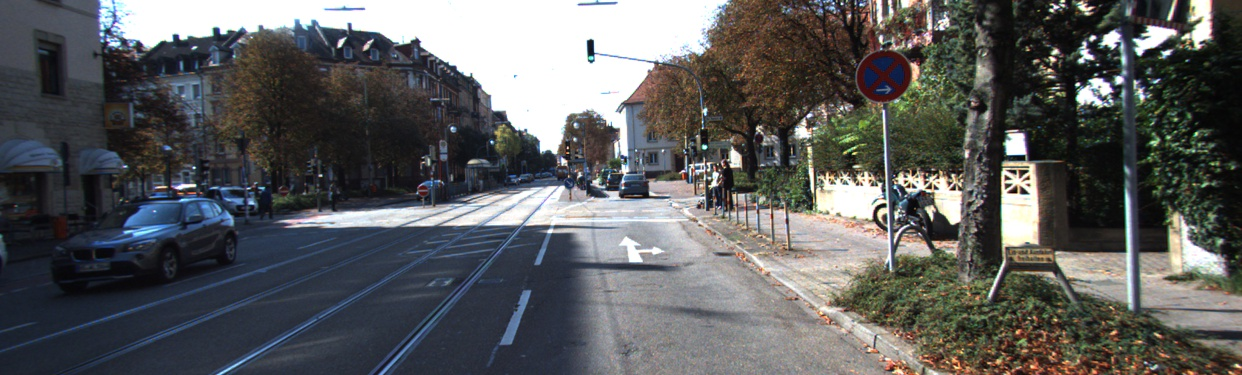
#> input picture demo_images/kitti_0.jpg, 1242 x 375 px
$ python demo.py
#> lines starting #> are read from the running program, lines starting #| are printed output that depends on the picture
#> further down, x is the input picture: shape (375, 1242, 3); mean B, G, R 93.3, 92.9, 91.9
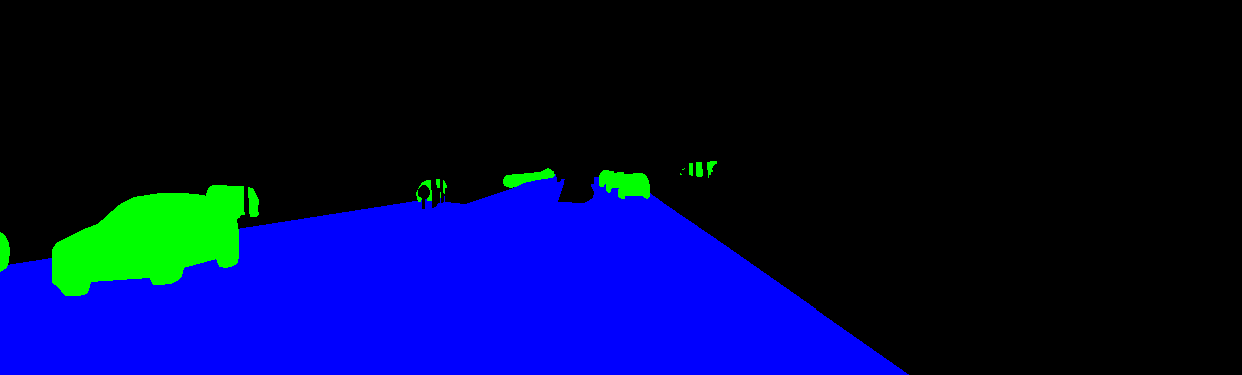
#> input picture demo_images/kitti_mask_0.png, 1242 x 375 px
#> further down, y is the input picture: shape (375, 1242, 3); mean B, G, R 64.7, 9, 0
### preprocess.py
import os
import json
import cv2
import zipfile
import numpy as np
import random
from progressbar import ProgressBar

def add_noise(img,min_std = 0, max_std=10 ,min_mean = 0,max_mean = 0):
#> called with min_std = 0, max_std = 30, min_mean = -5, max_mean = 5
    std = random.randint(min_std,max_std)
    mean = random.randint(min_mean,max_mean)
    img = img.astype(np.float32) ########
    noisy = img + np.random.normal(mean, std, img.shape)
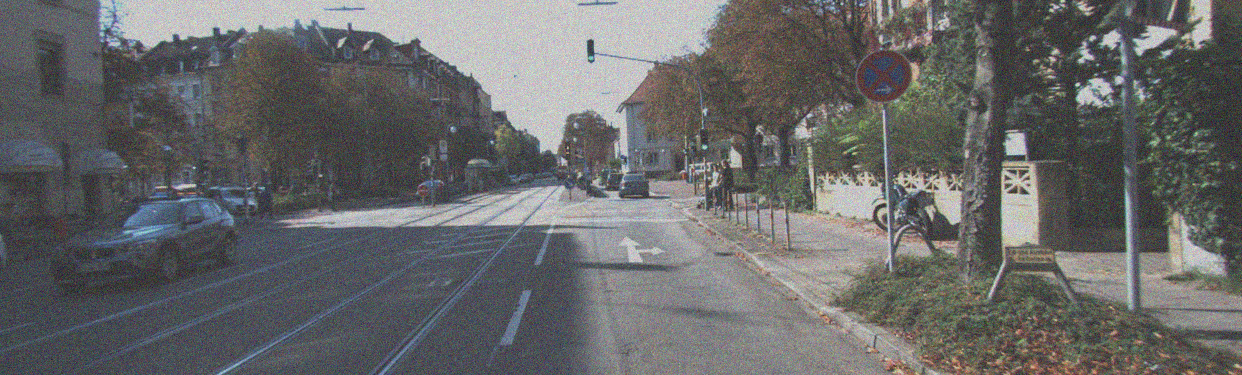
#> noisy: shape (375, 1242, 3) float64; mean B, G, R 94.3, 93.9, 93; drawn with min black and max white
    noisy_clipped = np.clip(noisy, 0, 255).astype(np.uint8) #限制值在0-255
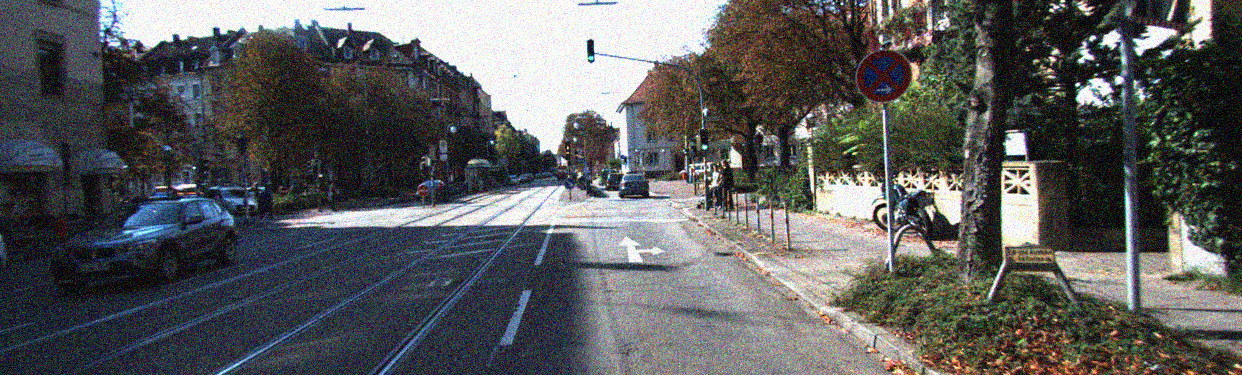
#> noisy_clipped: shape (375, 1242, 3); mean B, G, R 93.4, 93, 92.1
    return noisy_clipped


def flip_lr(img):
    return np.fliplr(img)

def flip_ud(img):
    return np.flipud(img)

def change_contrast(img,min_gamma,max_gamma):
#> called with min_gamma = 0.7, max_gamma = 1.3
    gamma = random.randint(int(min_gamma*100),int(max_gamma*100))/100.0
    lookUpTable = np.zeros(shape=(1,256),dtype=np.uint8)  #uchar lookUpTable[256]
    for i in range(256):
        lookUpTable[0,i] = np.clip(pow(i / 255.0, gamma) * 255.0, 0, 255)  ########
    return cv2.LUT(img, lookUpTable)
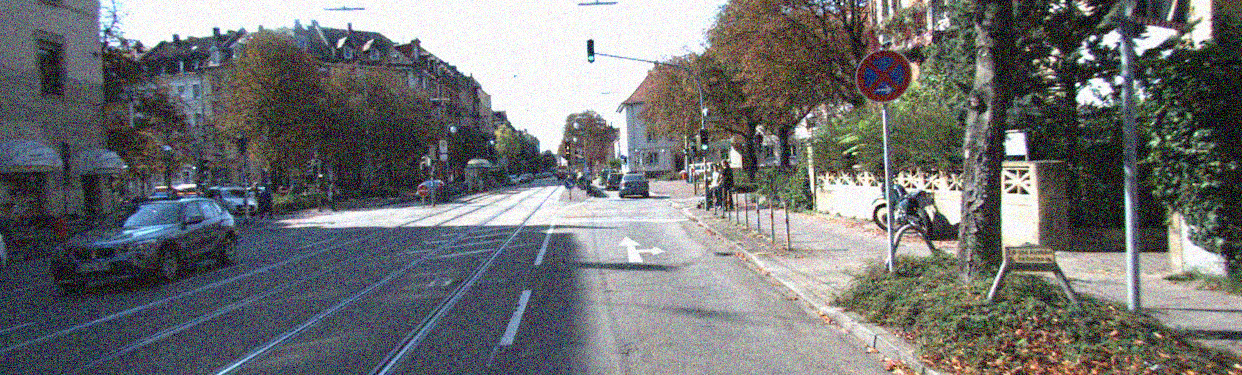
#> returned value: shape (375, 1242, 3); mean of channels 0, 1, 2 114.9, 114.3, 113; drawn as B, G, R

def random_chop(x,y,min_radio,max_radio):
#> called with min_radio = 0.8, max_radio = 1.2
    radio = random.randint(int(min_radio*100),int(max_radio*100))/100.0
    if radio == 1:
        return x,y

    if radio < 1:
        rows = int(x.shape[0] * radio)
#> rows = 360
        cols = int(x.shape[1] * radio)
#> cols = 1192
        loc_row = random.randint(0,x.shape[0]-rows)
#> loc_row = 15
        col_row = random.randint(0,x.shape[1]-cols)
#> col_row = 25
        x_sub = x[loc_row:loc_row+rows,col_row:col_row+cols]
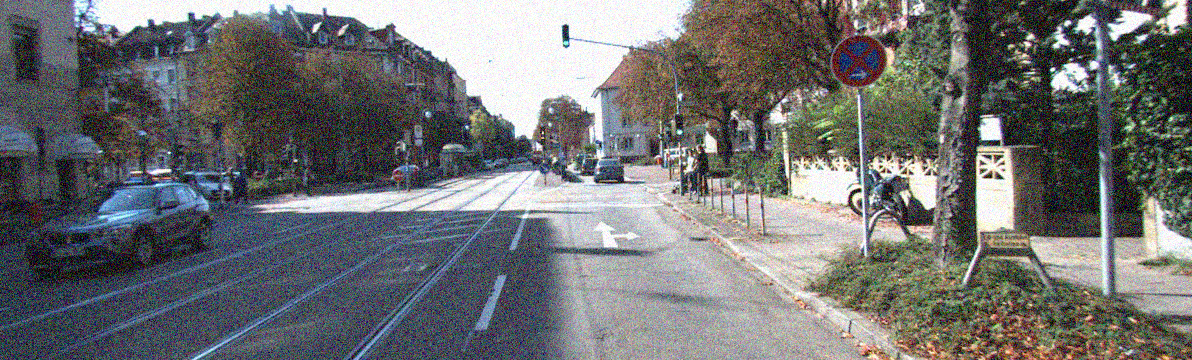
#> x_sub: shape (360, 1192, 3); mean B, G, R 114.1, 113.6, 112.4
        y_sub = y[loc_row:loc_row+rows,col_row:col_row+cols]
        x_sub = cv2.resize(x_sub,(x.shape[1],x.shape[0]))
#> x_sub: shape (375, 1242, 3)
        y_sub = cv2.resize(y_sub,(y.shape[1],y.shape[0]))
#> y_sub: shape (375, 1242, 3)
        return x_sub,y_sub

    if radio > 1:
        _x = np.zeros(shape=x.shape,dtype=x.dtype)
        _y = np.zeros(shape=y.shape,dtype=y.dtype)

        small_size = (int(x.shape[1]/radio),int(y.shape[0]/radio))
        x_resize = cv2.resize(x,small_size)
        y_resize = cv2.resize(y,small_size)

        rows = int(x.shape[0] / radio)
        cols = int(x.shape[1] / radio)
        loc_row = random.randint(0,x.shape[0]-rows)
        col_row = random.randint(0,x.shape[1]-cols)

        _x[loc_row:loc_row+rows,col_row:col_row+cols] = x_resize
        _y[loc_row:loc_row+rows,col_row:col_row+cols] = y_resize
        return _x,_y

### demo.py
import os
import cv2
import numpy as np
from preprocess import *

if __name__ == '__main__':
    x = cv2.imread('./demo_images/kitti_0.jpg')
    y = cv2.imread('./demo_images/kitti_mask_0.png')
    while True:
        _x = x.copy()
        _y = y.copy()
        if random.randint(0,1) == 0:
            _x = flip_lr(_x)
            _y = flip_lr(_y)
        _x = add_noise(_x,0, 30, -5, 5)
        _x = change_contrast(_x,0.7,1.3)
        _x,_y = random_chop(_x,_y,0.8,1.2)

        expand = cv2.addWeighted(_x,0.5,_y,0.5,20)
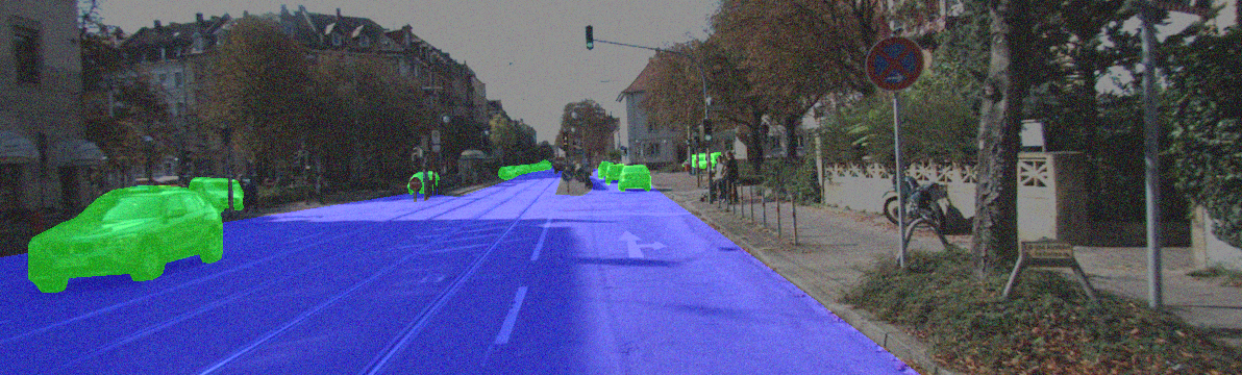
#> expand: shape (375, 1242, 3); mean B, G, R 111.1, 81.5, 76.1
        raw = cv2.addWeighted(x,0.5,y,0.5,20)
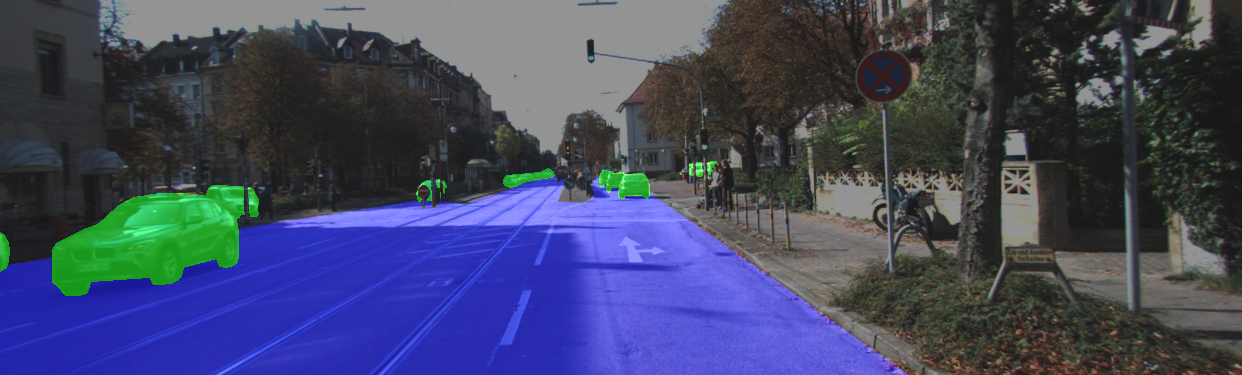
#> raw: shape (375, 1242, 3); mean B, G, R 98.9, 71, 66
        cv2.imshow('raw',raw)
        cv2.imshow('expand',expand)
        cv2.waitKey(500)
        cv2.imwrite('./demo_images/kittichange.jpg',expand)
